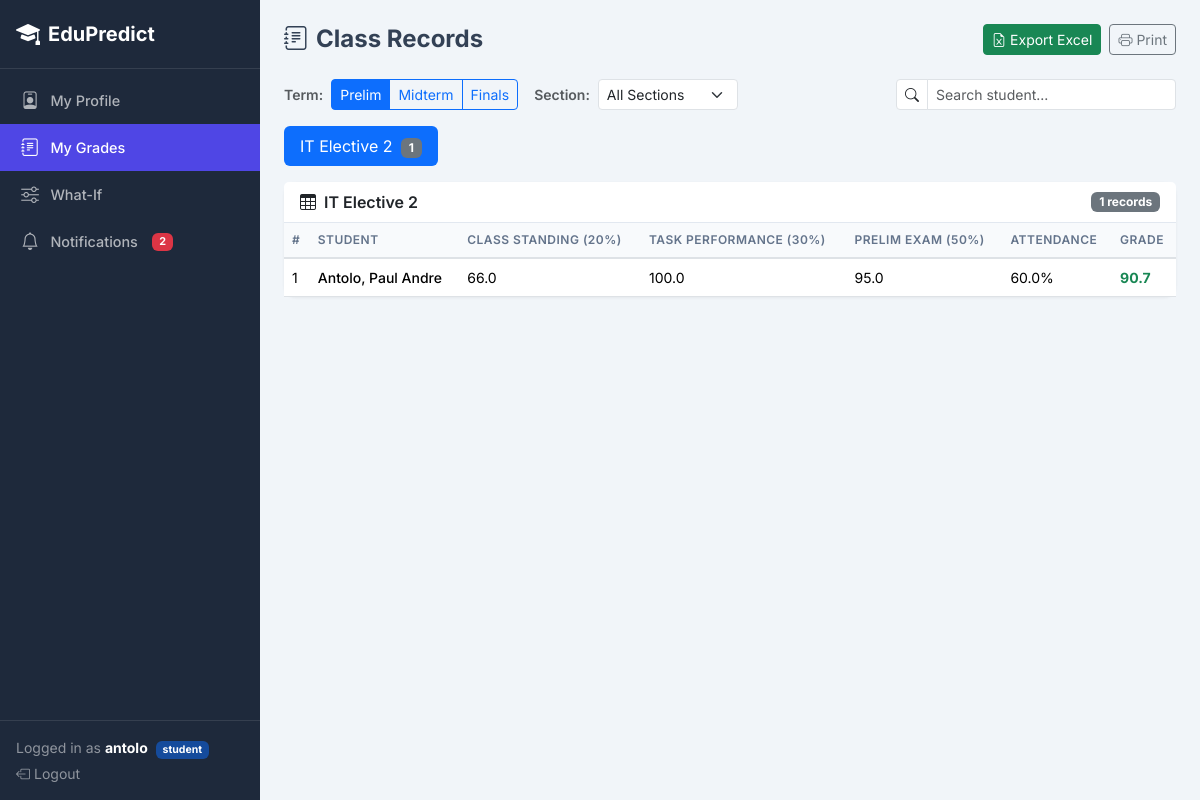
/class-records (signed in), run on an earlier commit of the app's database.
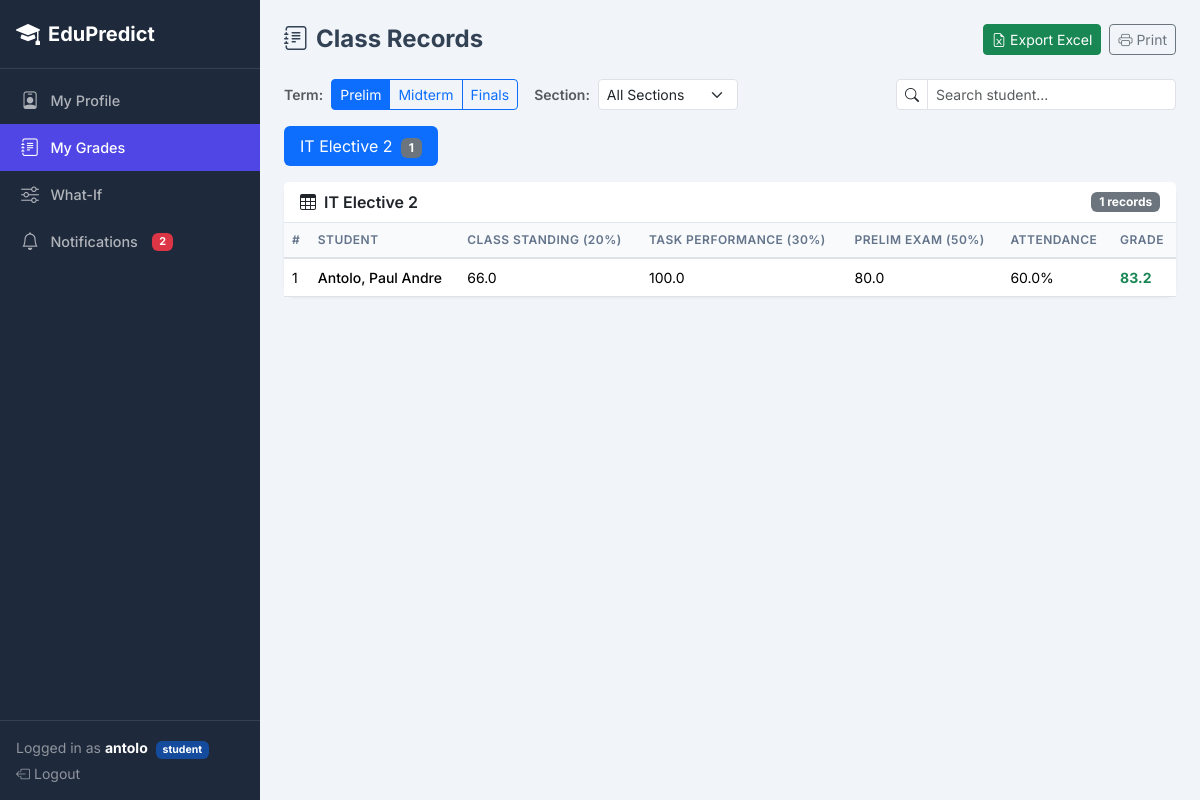
And on a later commit of the database.
### app.py (models this page shows)
class ClassRecord(db.Model):
    __tablename__ = 'class_records'
    id = db.Column(db.Integer, primary_key=True)
    student_id = db.Column(db.Integer, db.ForeignKey('students.id'), nullable=False)
    subject_id = db.Column(db.Integer, db.ForeignKey('subjects.id'), nullable=False)
    term = db.Column(db.String(20))
    semester = db.Column(db.String(30))
    school_year = db.Column(db.String(30))
    class_standing = db.Column(db.Float, default=0)     # Equiv % (weight 20%)
    exam_score = db.Column(db.Float, default=0)          # Equiv % (weight 50%)
    task_performance = db.Column(db.Float, default=0)    # Equiv % (weight 30%)
    attendance = db.Column(db.Float, default=100)         # Tracked separately, not in grade
    final_grade = db.Column(db.Float, default=0)          # CS*0.20 + TP*0.30 + Exam*0.50

class Student(db.Model):
    __tablename__ = 'students'
    id = db.Column(db.Integer, primary_key=True)
    name = db.Column(db.String(100), nullable=False)
    section = db.Column(db.String(20))
    year_level = db.Column(db.Integer)
    semester = db.Column(db.String(30))
    school_year = db.Column(db.String(30))
    email = db.Column(db.String(100))
    is_scholar = db.Column(db.Boolean, default=False)
    is_working_student = db.Column(db.Boolean, default=False)
    parent_phone = db.Column(db.String(20))
    parent_name = db.Column(db.String(100))
    records = db.relationship('ClassRecord', backref='student', lazy=True)
    predictions = db.relationship('Prediction', backref='student', lazy=True)
    activities = db.relationship('StudentActivity', backref='student', lazy=True)
    quiz_scores = db.relationship('QuizScore', backref='student', lazy=True)
    notifications = db.relationship('Notification', backref='student', lazy=True)

### app.py (the view, shortened to what this page needs)
@app.route('/class-records', methods=['GET', 'POST'])
@login_required
def class_records():
    if request.method == 'POST' and not current_user.is_staff:
        abort(403)
    query = (
        db.session.query(ClassRecord, Student, Subject)
        .join(Student, ClassRecord.student_id == Student.id)
        .join(Subject, ClassRecord.subject_id == Subject.id)
    )
    if current_user.role == 'student' and current_user.student_id:
        query = query.filter(ClassRecord.student_id == current_user.student_id)
    if current_user.role == 'parent' and current_user.student_id:
        query = query.filter(ClassRecord.student_id == current_user.student_id)
    all_records = query.order_by(Subject.name, Student.name, ClassRecord.term).all()
    records_by_subject = {}
    for rec, student, subject in all_records:
        records_by_subject.setdefault(subject.name, []).append((rec, student, subject))
    all_students = Student.query.order_by(Student.name).all()
    all_subjects = Subject.query.order_by(Subject.name).all()
    sections = [r[0] for r in db.session.query(Student.section).distinct().order_by(Student.section).all() if r[0]]
    return render_template('class_records.html',
                           records_by_subject=records_by_subject,
                           students=all_students, subjects=all_subjects,
                           sections=sections)

### app.py (called while the page is built)
@login_manager.user_loader
def load_user(user_id):
    return db.session.get(User, int(user_id))

    @property
    def is_authenticated(self): return True

    @property
    def is_staff(self): return self.role in ('admin', 'teacher')

    @property
    def is_parent(self): return self.role == 'parent'

### templates/class_records.html (shortened to what the changed rows need)
{% extends "base.html" %}
{% block content %}
        <div class="tab-content" id="subjectTabContent">
            {% for subject in subjects %}
            {% set subj_records = records_by_subject.get(subject.name, []) %}
            <div class="tab-pane fade {% if loop.first %}show active{% endif %}"
                 id="subj-{{ subject.id }}" role="tabpanel">
                <div class="card">
                    <div class="card-header d-flex justify-content-between align-items-center">
                        <span><i class="bi bi-table me-2"></i>{{ subject.name }}</span>
                        <span class="badge bg-secondary">{{ subj_records|length }} records</span>
                    </div>
                    <div class="card-body p-0">
                        <div class="table-responsive">
                            <table class="table table-hover align-middle mb-0">
                                <thead>
                                    <tr>
                                        <th>#</th>
                                        <th>Student</th>
                                        <th class="d-none d-md-table-cell">Class Standing (20%)</th>
                                        <th class="d-none d-md-table-cell">Task Performance (30%)</th>
                                        <th class="d-none d-md-table-cell exam-header">Prelim Exam (50%)</th>
                                        <th class="d-none d-lg-table-cell">Attendance</th>
                                        <th>Grade</th>
                                    </tr>
                                </thead>
                                <tbody>
                                {% for rec, student, subj in subj_records %}
                                <tr data-term="{{ rec.term }}" data-section="{{ student.section }}">
                                    <td class="row-num"></td>
                                    <td class="fw-medium">{{ student.name }}</td>
                                    <td class="d-none d-md-table-cell">{{ rec.class_standing }}</td>
                                    <td class="d-none d-md-table-cell">{{ rec.task_performance }}</td>
                                    <td class="d-none d-md-table-cell">{{ rec.exam_score }}</td>
                                    <td class="d-none d-lg-table-cell">{{ rec.attendance }}%</td>
                                    <td>
                                        <span class="fw-bold {% if rec.final_grade < 75 %}text-danger{% elif rec.final_grade < 80 %}text-warning{% else %}text-success{% endif %}">
                                            {{ rec.final_grade }}
                                        </span>
                                    </td>
                                </tr>
                                {% endfor %}
                                </tbody>
                            </table>
                        </div>
                    </div>
                </div>
            </div>
            {% endfor %}
        </div>
{% endblock %}

What changed in the data, as far as the page shows it:
changed ClassRecord "Antolo, Paul Andre": exam_score "95.0" → "80.0"; final_grade "90.7" → "83.2"
